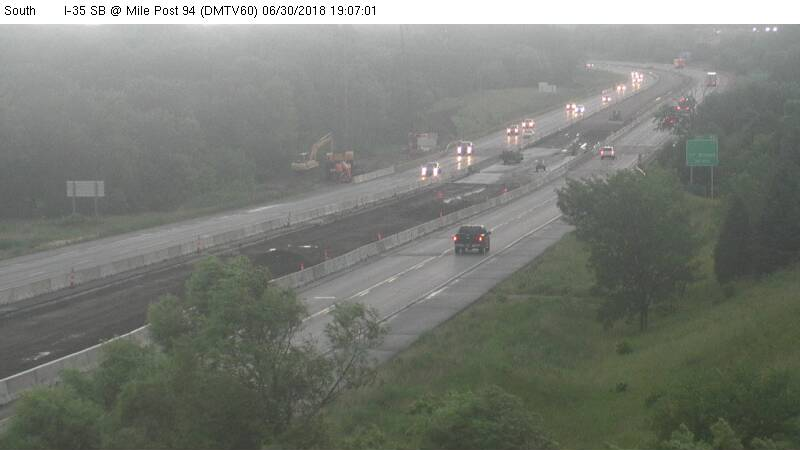
#> input picture in_class_activity/lecture4/2018-06-30-19-05.jpg, 800 x 450 px, found by its file name
$ jupyter execute --allow-errors SamGood_Lecture3_09112024.ipynb   (shell and % lines are left out)
#> lines starting #> are read from the running program, lines starting #| are printed output that depends on the picture
<a href="https://colab.research.google.com/github/vegansam/AI4CCEE_Fall_2024/blob/main/in_class_activity/lecture3/Submissions/SamGood_Lecture3_09112024.ipynb" target="_parent"></a>

Activity 1

[cell 1]
%cd act_2

Activity 2

[cell 2]
name = 'Sam!'
age = 26
print(f'Hello, my name is {name} and I am {age} years old!')

[cell 3]
print((f'Hello, my name is {name} and I am {age} years old!').upper())

[cell 4]
print((f'Hello, my name is {name} and I am {age} years old!').lower())

Activity 3 - note, I'm making up values! I'm not super familiar with asphalt/concrete.

[cell 5]
# Define variables to store costs and quantities
asphalt_unit_cost = float(input("Enter the unit cost of asphalt (per ton): "))
#> the answer given: 3
asphalt_quantity = float(input("Enter the quantity of asphalt (in tons): "))
#> the answer given: 3

concrete_unit_cost = float(input("Enter the unit cost of concrete (per cubic yard): "))
#> the answer given: 3
concrete_quantity = float(input("Enter the quantity of concrete (in cubic yards): "))
#> the answer given: 3

labor_unit_cost = float(input("Enter the labor cost per hour: "))
#> the answer given: 3
labor_hours = float(input("Enter the number of labor hours: "))
#> the answer given: 3

# Calculate total costs
asphalt_total_cost = asphalt_unit_cost * asphalt_quantity
concrete_total_cost = concrete_unit_cost * concrete_quantity
labor_total_cost = labor_unit_cost * labor_hours

# Compute overall project cost
total_project_cost = asphalt_total_cost + concrete_total_cost + labor_total_cost

# Define the budget
budget = 50000

# Print the costs for each category and the total project cost
print("\nCosts Breakdown:")
print(f"Asphalt Total Cost: ${asphalt_total_cost:.2f}")
print(f"Concrete Total Cost: ${concrete_total_cost:.2f}")
print(f"Labor Total Cost: ${labor_total_cost:.2f}")
print(f"\nTotal Project Cost: ${total_project_cost:.2f}")

# Compare the total project cost to the specified budget
if total_project_cost <= budget:
    print(f"\nThe project is under budget by ${budget - total_project_cost:.2f}.")
else:
    print(f"\nThe project is over budget by ${total_project_cost - budget:.2f}.")

Activity #4

[cell 6]
from google.colab import drive
drive.mount('/content/drive')

[cell 7]
import pandas as pd

# Provide the full path to the CSV file in your Google Drive
file_path = '/content/drive/MyDrive/235-Nov.csv'

# Read the CSV file into a pandas DataFrame
#> (the rest of this cell did not finish here and is left out)

[cell 8]
# Check the data types of each column
print("Data Types:")
#> (the rest of this cell did not finish here and is left out)

#> (a cell that did not finish here is left out)

#> (a cell that did not finish here is left out)

#> (a cell that did not finish here is left out)

#> (a cell that did not finish here is left out)

#> (a cell that did not finish here is left out)

[cell 14]
print("Average Lane Occupancy for Each Day:")
#> (the rest of this cell did not finish here and is left out)

Activity #5

[cell 15]
from PIL import Image
image = Image.open('/content/drive/MyDrive/2018-06-30-19-05.jpg')
#> image is the input picture: PIL image 800x450 RGB; mean R, G, B 119.8, 123, 116.1
display(image)

[cell 16]
import numpy as np
image_array = np.array(image)

[cell 17]
import numpy as np
import pywt
import matplotlib.pyplot as plt

# Check the shape of the image array
print("Image array shape:", image_array.shape)
#| Image array shape: (450, 800, 3)

# If the image is color (3D array), convert it to grayscale
if len(image_array.shape) == 3 and image_array.shape[2] == 3:
    from skimage.color import rgb2gray
    image_array = rgb2gray(image_array)
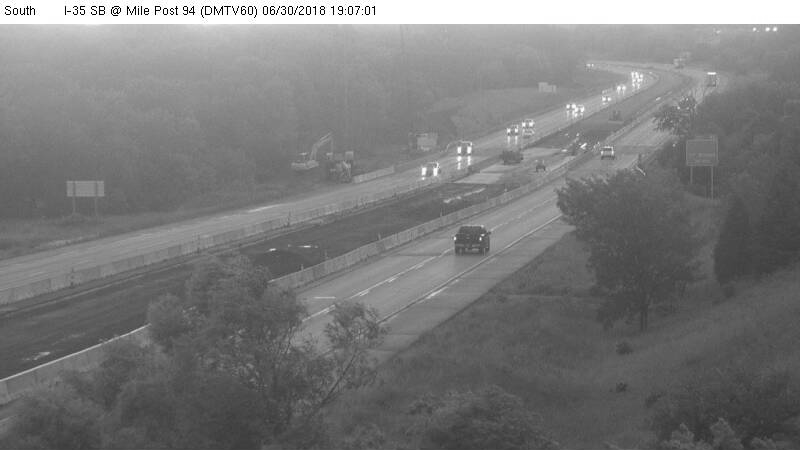
#> image_array: shape (450, 800) float64; min 0, max 1, mean 0.478

# Ensure the image is 2D
if len(image_array.shape) != 2:
    raise ValueError("The image array should be 2D after preprocessing")

# Perform 2D Discrete Wavelet Transform using Haar wavelet
coeffs2 = pywt.dwt2(image_array, 'haar')

# Unpack the coefficients
LL, (LH, HL, HH) = coeffs2
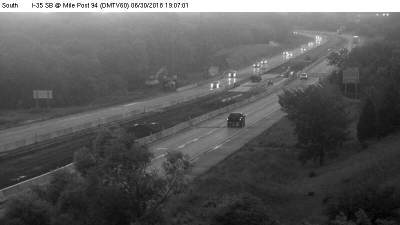
#> LL: shape (225, 400) float64; min 0.397, max 2, mean 0.956; drawn with min black and max white
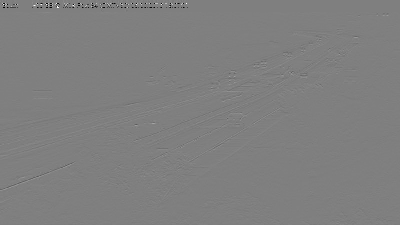
#> LH: shape (225, 400) float64; min -1, max 1, mean 0.00016; drawn with min black and max white

# Plot the results
fig, axes = plt.subplots(2, 2, figsize=(12, 12))
axes[0, 0].imshow(LL, cmap='gray')
axes[0, 0].set_title('Approximation Coefficients (LL)')
axes[0, 0].axis('off')

axes[0, 1].imshow(LH, cmap='gray')
axes[0, 1].set_title('Horizontal Detail Coefficients (LH)')
axes[0, 1].axis('off')

axes[1, 0].imshow(HL, cmap='gray')
axes[1, 0].set_title('Vertical Detail Coefficients (HL)')
axes[1, 0].axis('off')

axes[1, 1].imshow(HH, cmap='gray')
axes[1, 1].set_title('Diagonal Detail Coefficients (HH)')
axes[1, 1].axis('off')

plt.tight_layout()
plt.show()
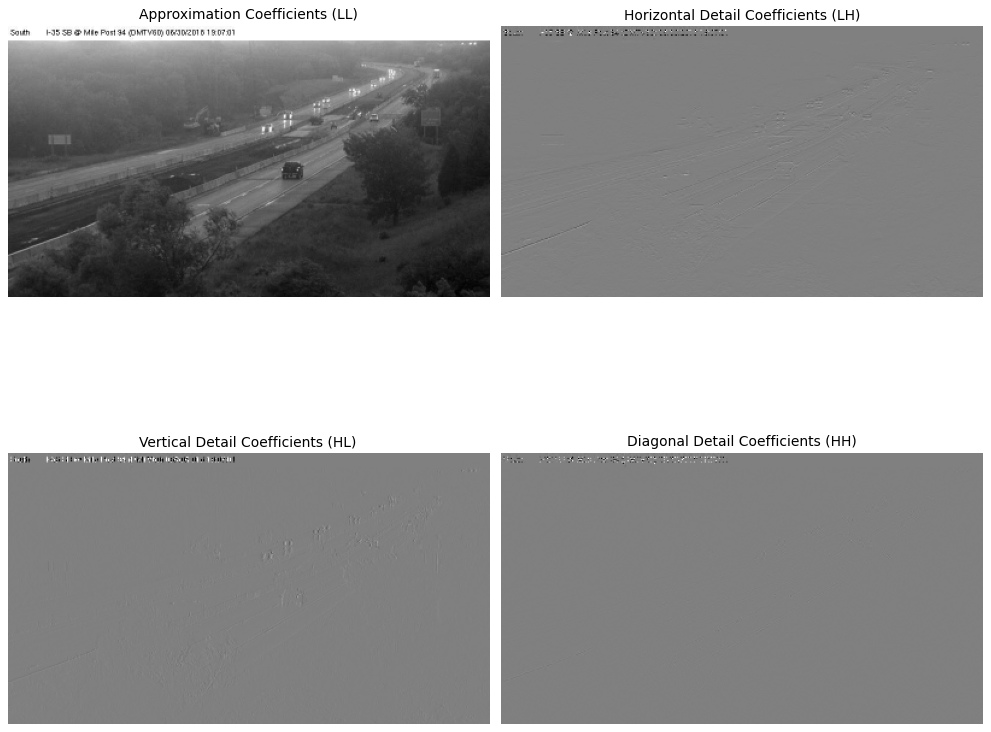
#> figure drawn by matplotlib, 4 panels
